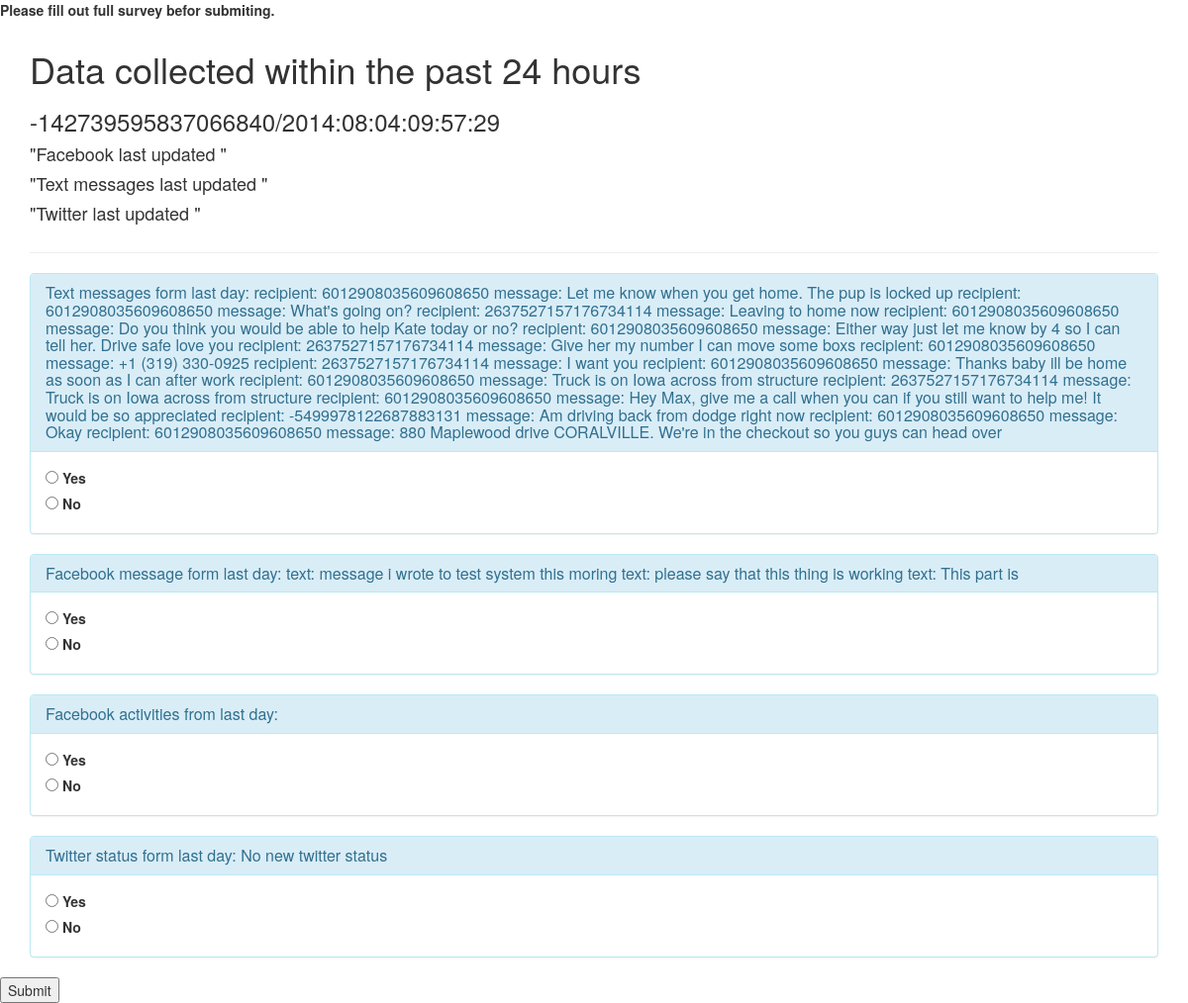
Before: /survey/2/2/answer/ with the older database file.
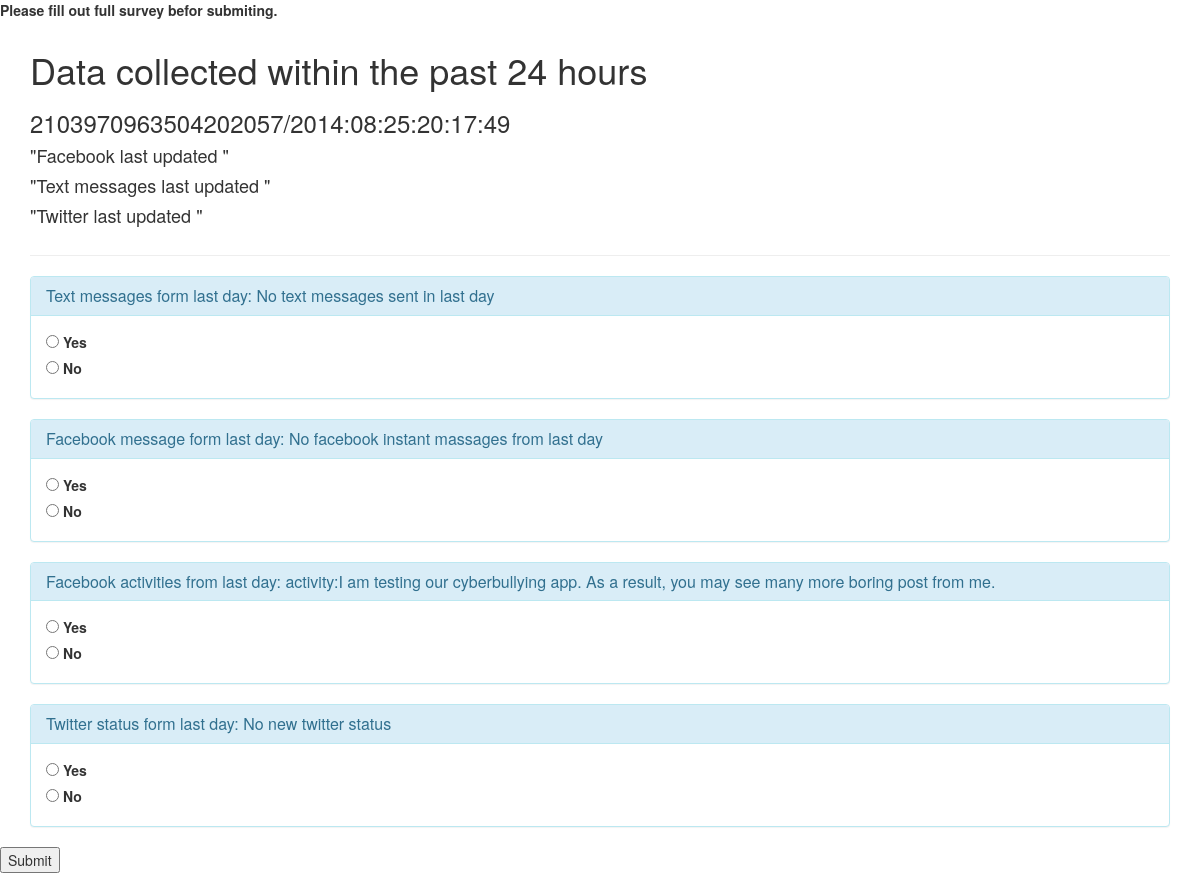
After: the same page with the newer database file.
### survey/models.py (models this page shows, shortened)
class Survey(models.Model):
    title = models.CharField(max_length = 150)
    created_date = models.DateTimeField('Date to be given on',default = timezone.now())

class Question(models.Model):
    atype = models.IntegerField("Answer type",choices = choices, default = 0)
    text = models.CharField("Question",max_length = 1000)
    answer = models.CharField(max_length = 500,default = "0")
    survey = models.ForeignKey(Survey)

class Choice(models.Model):
    question = models.ForeignKey(Question)
    choice_text = models.CharField(max_length=500)

### survey/views.py (the view)
# urls.py: url(r'^(?P<survey_id>\d+)/(?P<user_id>-?\d+)/answer/$', views.answer,name='answer'),
def answer(request,survey_id,user_id):
	survey = get_object_or_404(Survey, pk = survey_id )
	for question in survey.question_set.all():
		if int(question.atype) == 1:
			try:
				choice_id = request.POST[str(question.id)]
				answer = question.choice_set.get(pk=choice_id)
			except (KeyError, Choice.DoesNotExist):
				return render(request, 'survey/survey.html',{'survey':survey,
                                                         'error_message': "Please fill out full survey befor submiting."})
			else:
				question.answer = answer.choice_text
				question.save()
		if int(question.atype) == 2:
			choice_list = request.POST.getlist(str(question.id))
			choices = ""
			for choice_id in choice_list:
				try:
					answer = question.choice_set.get(pk=choice_id)
				except (KeyError, Choice.DoesNotExist):
					return render(request, 'survey/survey.html',{'survey':survey,
                                                         'error_message': "Please fill out full survey befor submiting."})
				else:
					if choices:#checks to see if it is empty (empty sting is false)
						choices += "+"
						choices += answer.choice_text
					else:
						choices += answer.choice_text
			question.answer = str(choices.split("+"))
			question.save()
		if int(question.atype) == 0:
			question.answer = request.POST[str(question.id)]
			question.save()
	jsonData = serializers.serialize("json",survey.question_set.all())
	qs = survey.question_set.filter(answer = "No")
	if qs:
	    return HttpResponseRedirect(reverse('survey:email', args=(survey.id,user_id)))
	try:
		user = User.objects.get(phone_number = user_id)
		surveydata_object = SurveyData.objects.get(user = user)
		surveydata_string=surveydata_object.surveydata
		adddata = eval(str(surveydata_string))
		adddata[str(survey.id)]=str(jsonData)
		surveydata_object.surveydata = str(adddata)
		surveydata_object.save()
	except:
		import sys
		exc_type, exc_obj,exc_tb = sys.exc_info()
		print exc_type, exc_obj,exc_tb
		print 'Exception: Could not parse JSON'
		return HttpResponse('Fail')
	return HttpResponseRedirect(reverse('survey:results', args=(survey.id,)))

### survey/templates/survey/survey.html (shortened to what this page needs)
<!doctype html>
<html>
<head>
    <link rel="stylesheet" href="http://maxcdn.bootstrapcdn.com/bootstrap/3.2.0/css/bootstrap.min.css">
</head>
{% if error_message %}<p><strong>{{ error_message }}</strong></p>{% endif %}
<body>
        <div class="page">
        <div id="content">
        <div class="splash-screen">
            <div class="container">
                <div class="row">
                    <div class="col-md-9">
                                <h1>Data collected within the past 24 hours</h1>
                                <h3>{{survey.title}}</h3>
                                <h4>"Facebook last updated {{ date.facebookDate }}"</h4>
                                <h4>"Text messages last updated {{ date.smsDate }}"</h4>
                                <h4>"Twitter last updated {{ date.twitterDate }}"</h4>
                    </div>
                    <div class="col-md-3">
                    </div>
                </div>
                <hr/>
            </div>
        </div>
        <form id= 'questions' name ='questions' method='POST' onsubmit="return validateForm()" action= "{% url 'survey:answer' survey.id user_id %}">
        {% for  question in survey.question_set.all %}
                <div class="container">
                    <div class="row">
                        <div class="col-md-12">
                            <div class="panel panel-info">
                                <div class="panel-heading">
                                    <h3 class="panel-title">
                                         {{ question.text }}
                                    </h3>
                                </div>
                                <div class="panel-body">
                                    {% if question.atype == 1 %}
                                        {% for choice in question.choice_set.all %}
                                            <input type="radio" name="{{ question.id }}" id="choice{{ forloop.counter }}{{ forloop.parentloop.counter}}" value="{{ choice.id }}" />
                                            <label for="choice{{ forloop.counter }}{{ forloop.parentloop.counter}}">{{ choice.choice_text }}</label><br />
                                        {% endfor %}
                                    {% endif %}
                                </div>
                    </div>
                </div>
            </div>
        </div>
        {% endfor %}
        </div>
    </div>
<input type="submit" value="Submit" />
</html>

Changed rows visible on the page:
changed Survey: title "-142739595837066840/2014:08:04:09:57:29" → "2103970963504202057/2014:08:25:20:17:49"
changed Question: text "…messages form last day: recipient: 6012908035609608650 message: Let me know when you get home. The pup is locked up recipient: 6012908035609608650 message: What's going on? recipient: 2637527157176734114 message: Leaving to home now recipient: 6012908035609608650 message: Do you think you would be able to help Kate today or no? recipient: 6012908035609608650 message: Either way just let me know by 4 so I can tell her. Drive safe love you recipient: 2637527157176734114 message: Give her my number I can move some boxs recipient: 6012908035609608650 message: +1 (319) 330-0925 recipient: 2637527157176734114 message: I want you recipient: 6012908035609608650 message: Thanks baby ill be home as…" → "Text messages form last day: No text messages sent in last day"
changed Question: text "Facebook message form last day: text: message i wrote to test system this moring text: please say that this thing is working text: This part is" → "Facebook message form last day: No facebook instant massages from last day"
changed Question: text "Facebook activities from last day:" → "Facebook activities from last day: activity:I am testing our cyberbullying app. As a result, you may see many more boring post from me."
